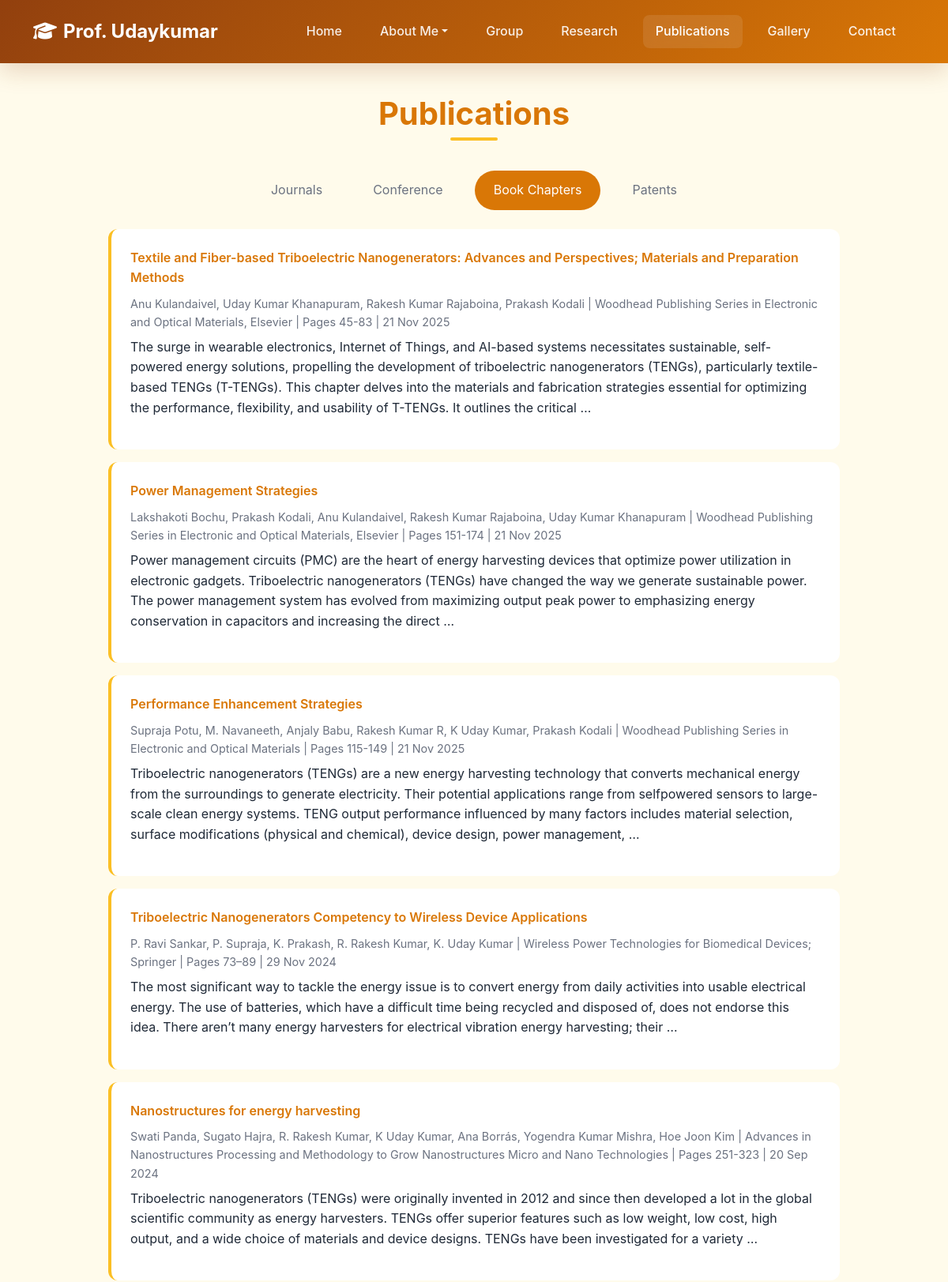
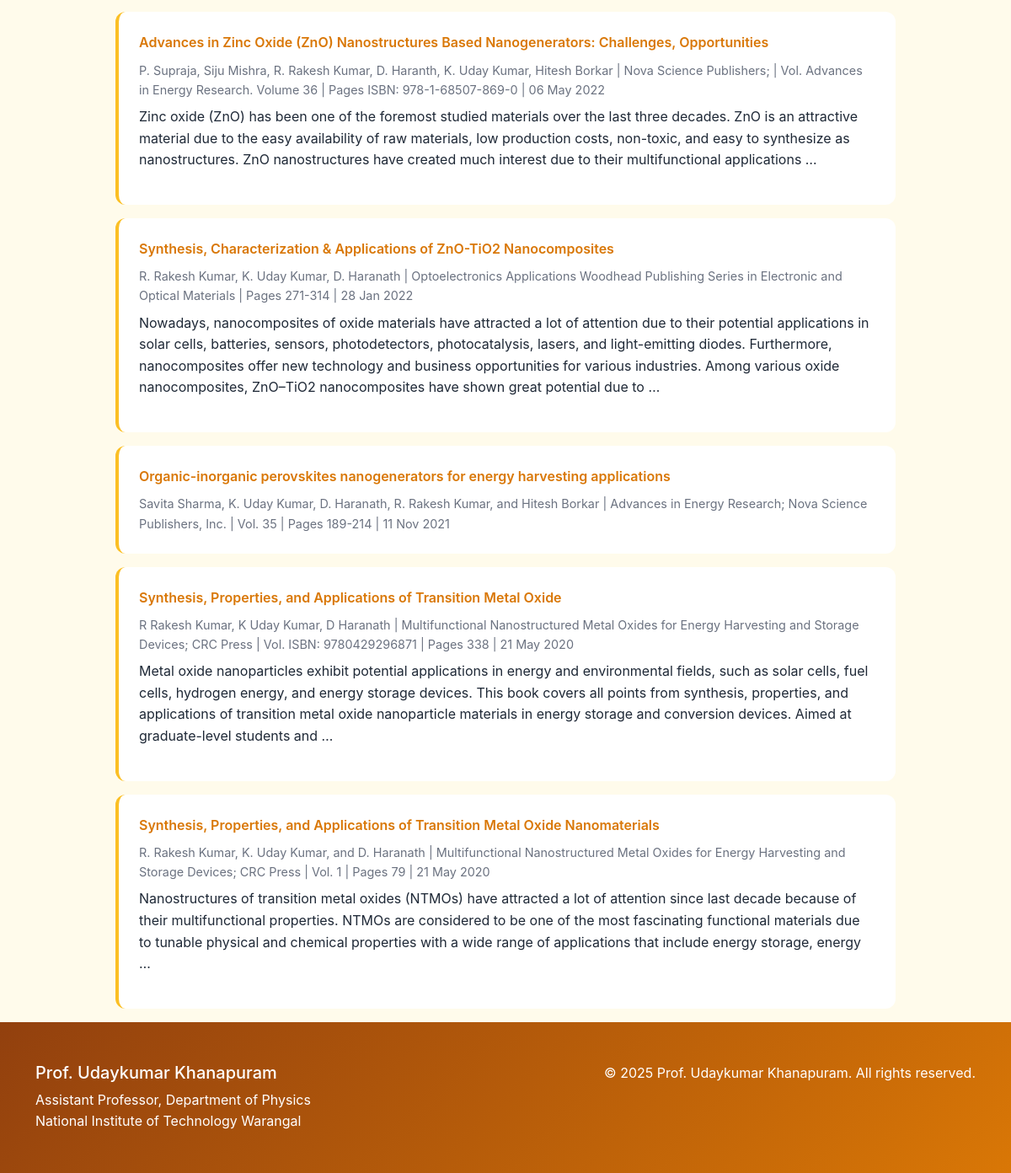
The page /publications/?category=book_chapters on the database its author committed (2 pictures, top to bottom).
### website/models.py (models this page shows, shortened)
class Publication(models.Model):
    CATEGORY_CHOICES = [
        ('journals', 'Journals'),
        ('conference', 'Conference'),
        ('book_chapters', 'Book Chapters'),
        ('patents', 'Patents'),
    ]
    title = models.CharField(max_length=500)
    authors = models.TextField()
    journal = models.CharField(max_length=200, blank=True)
    volume = models.CharField(max_length=50, blank=True)
    page_no = models.CharField(max_length=50, blank=True)
    publication_date = models.DateField(help_text="Publication date (Day/Month/Year)")
    description = models.TextField(blank=True)
    url = models.URLField(blank=True)
    publication_link = models.URLField(blank=True, help_text="Direct link to the publication")
    category = models.CharField(max_length=20, choices=CATEGORY_CHOICES, default='journals')
    created_at = models.DateTimeField(auto_now_add=True)
    class Meta:
        ordering = ['-publication_date', '-created_at']

### website/views.py (the view)
# urls.py: path('publications/', views.publications, name='publications'),
def publications(request):
    category = request.GET.get('category', 'journals')
    publications = Publication.objects.filter(category=category)
    categories = Publication.CATEGORY_CHOICES
    context = {
        'publications': publications,
        'categories': categories,
        'current_category': category
    }
    return render(request, 'publications.html', context)

### templates/publications.html (shortened to what this page needs)
{% extends 'base.html' %}
{% load static %}
{% block content %}
<div style="padding-top: 120px;">
    <div class="container">
        <h2 class="section-title">Publications</h2>
        <div class="row mb-4">
            <div class="col-12">
                <ul class="nav nav-pills justify-content-center" id="publicationTabs">
                    {% for category_key, category_name in categories %}
                    <li class="nav-item">
                        <a class="nav-link {% if current_category == category_key %}active{% endif %}"
                           href="?category={{ category_key }}">{{ category_name }}</a>
                    </li>
                    {% endfor %}
                </ul>
            </div>
        </div>
        <div class="row">
            <div class="col-lg-10 mx-auto">
                {% for publication in publications %}
                <div class="publication-item">
                    <div class="publication-title">
                        {% if publication.publication_link %}
                            <a href="{{ publication.publication_link }}" target="_blank" class="publication-link">
                                {{ publication.title }}
                            </a>
                        {% else %}
                            {{ publication.title }}
                        {% endif %}
                    </div>
                    <div class="publication-meta">
                        {{ publication.authors }} | {{ publication.journal }}
                        {% if publication.volume %} | Vol. {{ publication.volume }}{% endif %}
                        {% if publication.page_no %} | Pages {{ publication.page_no }}{% endif %}
                        | {{ publication.publication_date|date:"d M Y" }}
                    </div>
                    {% if publication.description %}
                        <p class="mt-2">{{ publication.description|truncatewords:50 }}</p>
                    {% endif %}
                </div>
                {% endfor %}
            </div>
        </div>
    </div>
</div>
{% endblock %}

### static/css/style.css (style rules this page uses)
:root { --primary-color: #d97706; --secondary-color: #f59e0b; --accent-color: #fbbf24; --dark-primary: #92400e; --text-dark: #1f2937; --text-light: #6b7280; --bg-light: #fffbeb; --gradient: linear-gradient(135deg, #d97706 0%, #f59e0b 100%); }
* { margin: 0; padding: 0; box-sizing: border-box; }
html, body { height: 100%; }
body { font-family: 'Inter', -apple-system, BlinkMacSystemFont, sans-serif; line-height: 1.6; color: var(--text-dark); background: var(--bg-light); }
.section-title { font-size: 2.5rem; font-weight: 700; color: var(--primary-color); margin-bottom: 3rem; text-align: center; position: relative; }
.section-title::after { content: ''; position: absolute; bottom: -10px; left: 50%; transform: translateX(-50%); width: 60px; height: 4px; background: var(--accent-color); border-radius: 2px; }
.publication-item { background: white; border-radius: 12px; padding: 1.5rem; margin-bottom: 1rem; border-left: 4px solid var(--accent-color); transition: all 0.3s ease; }
.publication-title { font-weight: 600; color: var(--primary-color); margin-bottom: 0.5rem; }
.publication-meta { color: var(--text-light); font-size: 0.9rem; }
.nav-pills .nav-link.active { background-color: var(--primary-color); }

### templates/publications.html (style rules this page uses)
.publication-link { color: var(--primary-color); text-decoration: none; transition: color 0.3s ease; }
.nav-pills .nav-link { color: var(--text-light); margin: 0 0.5rem; padding: 0.75rem 1.5rem; border-radius: 25px; transition: all 0.3s ease; }
.nav-pills .nav-link.active { background-color: var(--primary-color); color: white; }

### rows shown on the page
Publication: title "Textile and Fiber-based Triboelectric Nanogenerators: Advances and Perspectives; Materials and Preparation Methods", authors "Anu Kulandaivel, Uday Kumar Khanapuram, Rakesh Kumar Rajaboina, Prakash Kodali", journal "Woodhead Publishing Series in Electronic and Optical Materials, Elsevier", page_no "45-83", publication_date "21 Nov 2025", description "The surge in wearable electronics, Internet of Things, and AI-based systems necessitates sustainable, self-powered energy solutions, propelling the development of triboelectric nanogenerators (TENGs), particularly textile-based TENGs (T-TENGs). This chapter delves into the materials and fabrication strategies essential for optimizing the performance, flexibility, and usability of T-TENGs. It outlines the critical …"
Publication: title "Power Management Strategies", authors "Lakshakoti Bochu, Prakash Kodali, Anu Kulandaivel, Rakesh Kumar Rajaboina, Uday Kumar Khanapuram", journal "Woodhead Publishing Series in Electronic and Optical Materials, Elsevier", page_no "151-174", publication_date "21 Nov 2025", description "Power management circuits (PMC) are the heart of energy harvesting devices that optimize power utilization in electronic gadgets. Triboelectric nanogenerators (TENGs) have changed the way we generate sustainable power. The power management system has evolved from maximizing output peak power to emphasizing energy conservation in capacitors and increasing the direct …"
Publication: title "Performance Enhancement Strategies", authors "Supraja Potu, M. Navaneeth, Anjaly Babu, Rakesh Kumar R, K Uday Kumar, Prakash Kodali", journal "Woodhead Publishing Series in Electronic and Optical Materials", page_no "115-149", publication_date "21 Nov 2025", description "Triboelectric nanogenerators (TENGs) are a new energy harvesting technology that converts mechanical energy from the surroundings to generate electricity. Their potential applications range from selfpowered sensors to large-scale clean energy systems. TENG output performance influenced by many factors includes material selection, surface modifications (physical and chemical), device design, power management, …"
Publication: title "Triboelectric Nanogenerators Competency to Wireless Device Applications", authors "P. Ravi Sankar, P. Supraja, K. Prakash, R. Rakesh Kumar, K. Uday Kumar", journal "Wireless Power Technologies for Biomedical Devices; Springer", page_no "73–89", publication_date "29 Nov 2024", description "The most significant way to tackle the energy issue is to convert energy from daily activities into usable electrical energy. The use of batteries, which have a difficult time being recycled and disposed of, does not endorse this idea. There aren’t many energy harvesters for electrical vibration energy harvesting; their …"
Publication: title "Nanostructures for energy harvesting", authors "Swati Panda, Sugato Hajra, R. Rakesh Kumar, K Uday Kumar, Ana Borrás, Yogendra Kumar Mishra, Hoe Joon Kim", journal "Advances in Nanostructures Processing and Methodology to Grow Nanostructures Micro and Nano Technologies", page_no "251-323", publication_date "20 Sep 2024", description "Triboelectric nanogenerators (TENGs) were originally invented in 2012 and since then developed a lot in the global scientific community as energy harvesters. TENGs offer superior features such as low weight, low cost, high output, and a wide choice of materials and device designs. TENGs have been investigated for a variety …"
Publication: title "Advances in Zinc Oxide (ZnO) Nanostructures Based Nanogenerators: Challenges, Opportunities", authors "P. Supraja, Siju Mishra, R. Rakesh Kumar, D. Haranth, K. Uday Kumar, Hitesh Borkar", journal "Nova Science Publishers;", volume "Advances in Energy Research. Volume 36", page_no "ISBN: 978-1-68507-869-0", publication_date "06 May 2022", description "Zinc oxide (ZnO) has been one of the foremost studied materials over the last three decades. ZnO is an attractive material due to the easy availability of raw materials, low production costs, non-toxic, and easy to synthesize as nanostructures. ZnO nanostructures have created much interest due to their multifunctional applications …"
Publication: title "Synthesis, Characterization & Applications of ZnO-TiO2 Nanocomposites", authors "R. Rakesh Kumar, K. Uday Kumar, D. Haranath", journal "Optoelectronics Applications Woodhead Publishing Series in Electronic and Optical Materials", page_no "271-314", publication_date "28 Jan 2022", description "Nowadays, nanocomposites of oxide materials have attracted a lot of attention due to their potential applications in solar cells, batteries, sensors, photodetectors, photocatalysis, lasers, and light-emitting diodes. Furthermore, nanocomposites offer new technology and business opportunities for various industries. Among various oxide nanocomposites, ZnO–TiO2 nanocomposites have shown great potential due to …"
Publication: title "Organic-inorganic perovskites nanogenerators for energy harvesting applications", authors "Savita Sharma, K. Uday Kumar, D. Haranath, R. Rakesh Kumar, and Hitesh Borkar", journal "Advances in Energy Research; Nova Science Publishers, Inc.", volume "35", page_no "189-214", publication_date "11 Nov 2021"
Publication: title "Synthesis, Properties, and Applications of Transition Metal Oxide", authors "R Rakesh Kumar, K Uday Kumar, D Haranath", journal "Multifunctional Nanostructured Metal Oxides for Energy Harvesting and Storage Devices; CRC Press", volume "ISBN: 9780429296871", page_no "338", publication_date "21 May 2020", description "Metal oxide nanoparticles exhibit potential applications in energy and environmental fields, such as solar cells, fuel cells, hydrogen energy, and energy storage devices. This book covers all points from synthesis, properties, and applications of transition metal oxide nanoparticle materials in energy storage and conversion devices. Aimed at graduate-level students and …"
Publication: title "Synthesis, Properties, and Applications of Transition Metal Oxide Nanomaterials", authors "R. Rakesh Kumar, K. Uday Kumar, and D. Haranath", journal "Multifunctional Nanostructured Metal Oxides for Energy Harvesting and Storage Devices; CRC Press", volume "1", page_no "79", publication_date "21 May 2020", description "Nanostructures of transition metal oxides (NTMOs) have attracted a lot of attention since last decade because of their multifunctional properties. NTMOs are considered to be one of the most fascinating functional materials due to tunable physical and chemical properties with a wide range of applications that include energy storage, energy …"

### other values the page prints
{{ category_name }} "Journals" "Conference" "Book Chapters" "Patents"
